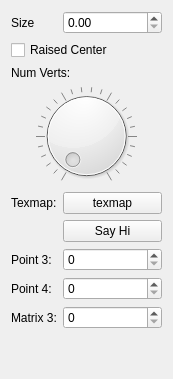
<?xml version="1.0" encoding="UTF-8"?>
<ui version="4.0">
 <class>QtPluginRollup</class>
 <widget class="QWidget" name="QtPluginRollup">
  <property name="geometry">
   <rect>
    <x>0</x>
    <y>0</y>
    <width>173</width>
    <height>379</height>
   </rect>
  </property>
  <property name="windowTitle">
   <string>Form</string>
  </property>
  <layout class="QFormLayout" name="formLayout">
   <property name="fieldGrowthPolicy">
    <enum>QFormLayout::AllNonFixedFieldsGrow</enum>
   </property>
   <item row="0" column="0">
    <widget class="QLabel" name="label">
     <property name="text">
      <string>Size</string>
     </property>
    </widget>
   </item>
   <item row="0" column="1">
    <widget class="MaxSDK::QmaxDoubleSpinBox" name="qfloatspinbox"/>
   </item>
   <item row="1" column="0" colspan="2">
    <widget class="QCheckBox" name="qcheckbox">
     <property name="text">
      <string>Raised Center</string>
     </property>
    </widget>
   </item>
   <item row="2" column="0" colspan="2">
    <widget class="QLabel" name="label_2">
     <property name="text">
      <string>Num Verts:</string>
     </property>
    </widget>
   </item>
   <item row="3" column="0" colspan="2">
    <widget class="QDial" name="dial">
     <property name="maximum">
      <number>100</number>
     </property>
     <property name="wrapping">
      <bool>false</bool>
     </property>
     <property name="notchesVisible">
      <bool>true</bool>
     </property>
    </widget>
   </item>
   <item row="7" column="0">
    <widget class="QLabel" name="label_3">
     <property name="text">
      <string>Texmap:</string>
     </property>
    </widget>
   </item>
   <item row="7" column="1">
    <widget class="QPushButton" name="qbutton">
     <property name="text">
      <string>texmap</string>
     </property>
    </widget>
   </item>
   <item row="8" column="1">
    <widget class="QPushButton" name="hibutton">
     <property name="text">
      <string>Say Hi</string>
     </property>
    </widget>
   </item>
   <item row="9" column="0">
    <widget class="QLabel" name="label_5">
     <property name="text">
      <string>Point 3:</string>
     </property>
    </widget>
   </item>
   <item row="9" column="1">
    <widget class="MaxSDK::QmaxPoint3Spinner" name="qspinPoint3"/>
   </item>
   <item row="10" column="0">
    <widget class="QLabel" name="label_6">
     <property name="text">
      <string>Point 4:</string>
     </property>
    </widget>
   </item>
   <item row="10" column="1">
    <widget class="MaxSDK::QmaxPoint4Spinner" name="qspinPoint4"/>
   </item>
   <item row="11" column="0">
    <widget class="QLabel" name="label_7">
     <property name="text">
      <string>Matrix 3:</string>
     </property>
    </widget>
   </item>
   <item row="11" column="1">
    <widget class="MaxSDK::QmaxMatrix3Spinner" name="qspinMatrix3"/>
   </item>
  </layout>
 </widget>
 <customwidgets>
  <customwidget>
   <class>MaxSDK::QmaxDoubleSpinBox</class>
   <extends>QDoubleSpinBox</extends>
   <header location="global">Qt/qmaxspinbox.h</header>
   <container>1</container>
  </customwidget>
  <customwidget>
   <class>MaxSDK::QmaxPoint3Spinner</class>
   <extends>QSpinBox</extends>
   <header location="global">Qt/QMaxMultiSpinner.h</header>
  </customwidget>
  <customwidget>
   <class>MaxSDK::QmaxPoint4Spinner</class>
   <extends>QSpinBox</extends>
   <header location="global">Qt/QMaxMultiSpinner.h</header>
  </customwidget>
  <customwidget>
   <class>MaxSDK::QmaxMatrix3Spinner</class>
   <extends>QSpinBox</extends>
   <header location="global">Qt/QMaxMultiSpinner.h</header>
  </customwidget>
 </customwidgets>
 <resources/>
 <connections/>
</ui>
